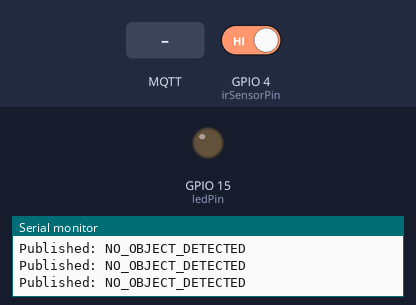
Recording of a sketch running on a simulated ESP32. Parts: output pins drawn as LEDs (lit = HIGH), the last lines printed to the serial monitor. Inputs (shaded band) come from the test bench; at power-on: GPIO 4 (irSensorPin) HIGH. WiFi joins after 1.5 s; servers stay silent unless stated; no MQTT or app messages arrive unless stated.

Above: at 2.7 s.
2.8 s: MQTT message "LED_ON" arrives on the first subscribed topic
At 3.4 s:
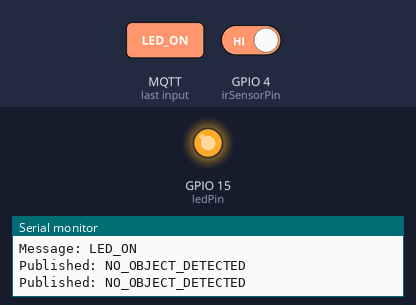
8.1 s: MQTT message "LED_OFF" arrives on the first subscribed topic
At 8.6 s:
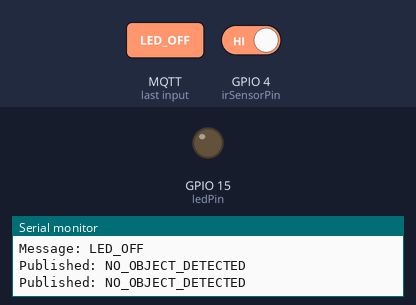
Timing chart, 0 to 10.6 s (numbered marks = the images above; inputs shaded):
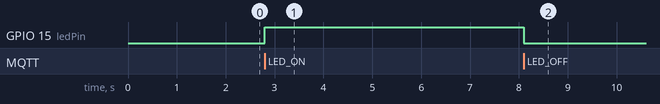

The sketch:

main.ino
```cpp
#include <WiFi.h>
#include <PubSubClient.h>

// WiFi credentials
const char ssid[] = "Infinix HOT 20i";
const char pass[] = "12345678";

// MQTT broker settings
const char broker[] = "broker.emqx.io";
const int port = 1883;

// Hardware pins
const int ledPin = 15;
const int irSensorPin = 4;

// Globals
WiFiClient espClient;
PubSubClient client(espClient);

long lastMsgTime = 0;
int ledState = 0;

void setup() {
  pinMode(irSensorPin, INPUT);
  pinMode(ledPin, OUTPUT);
  Serial.begin(9600);

  // Connect to Wi-Fi
  WiFi.mode(WIFI_STA);
  WiFi.begin(ssid, pass);
  while (WiFi.status() != WL_CONNECTED) {
    Serial.print("Connecting to WiFi... Status: ");
    Serial.println(WiFi.status());
    delay(500);
  }

  Serial.println("WiFi Connected!");
  Serial.println("ESP32 IP Address: ");
  Serial.println(WiFi.localIP());

  // Setup MQTT
  client.setServer(broker, port);
  client.setCallback(callback);

  // Connect to MQTT broker
  while (!client.connect("AliaaID", NULL, NULL, "/will/topic", 1, true, "client: AliaaID is disconnected")) {
    Serial.print("Connecting to MQTT Broker: ");
    Serial.println(broker);
    delay(500);
  }

  Serial.println("Connected to MQTT broker!");

  // Subscribe to LED control topic
  if (client.subscribe("/aliaa/led")) {
    Serial.println("Subscription successful");
  } else {
    Serial.println("Subscription failed");
  }

  lastMsgTime = millis();
}

void loop() {
  client.loop();

  // Check sensor and publish every 300 ms
  if (millis() - lastMsgTime >= 300) {
    lastMsgTime = millis();
    int irValue = digitalRead(irSensorPin);

    if (irValue == 0) {
      client.publish("/aliaa/ir", "OBJECT_DETECTED");
      Serial.println("Published: OBJECT_DETECTED");
    } else {
      client.publish("/aliaa/ir", "NO_OBJECT_DETECTED");
      Serial.println("Published: NO_OBJECT_DETECTED");
    }
  }

  // Control LED based on message received
  digitalWrite(ledPin, ledState ? HIGH : LOW);
}

// Handle incoming MQTT messages
void callback(char* topic, byte* payload, unsigned int length) {
  char message[length + 1];
  for (int i = 0; i < length; i++) {
    message[i] = (char)payload[i];
  }
  message[length] = '\0';

  Serial.print("Message received on topic: ");
  Serial.println(topic);
  Serial.print("Message: ");
  Serial.println(message);

  if (strcmp(topic, "/aliaa/led") == 0) {
    if (strcmp(message, "LED_ON") == 0) {
      ledState = 1;
    } else if (strcmp(message, "LED_OFF") == 0) {
      ledState = 0;
    }
  }
}
```

Measured:
- after the input at 2.8 s, GPIO 15 (ledPin): LOW → HIGH at once
- after the input at 8.1 s, GPIO 15 (ledPin): HIGH → LOW at once
